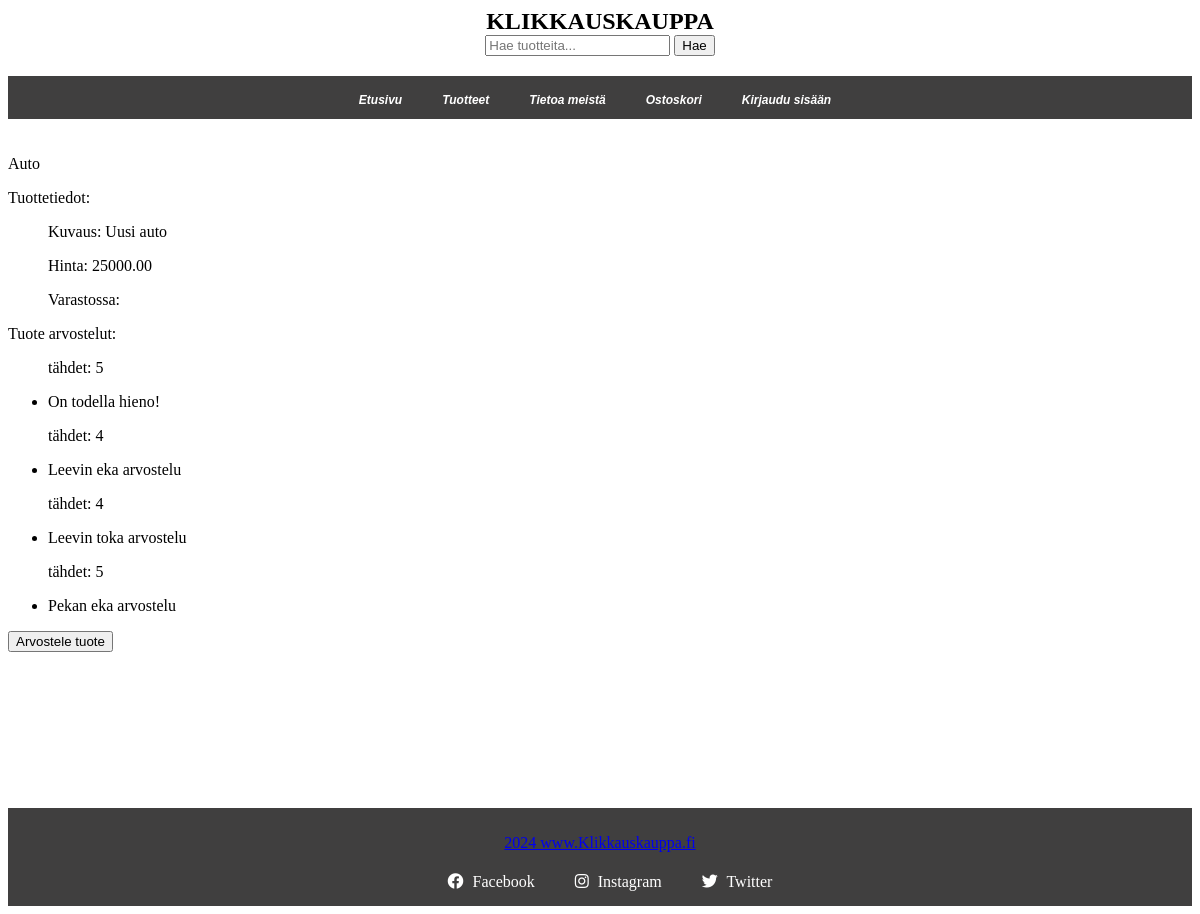
Screenshot of /Klikkauskauppa/product/1/ with the database file from the repository.
### verkkokauppa/models.py (models this page shows, shortened)
class Product(models.Model):
    name = models.CharField(max_length=100, help_text="Lisää tuotteen nimi")
    price = models.DecimalField(max_digits=8, decimal_places=2, help_text="Lisää tuotteen hinta")
    date_added = models.DateTimeField(auto_now_add=True)

class Productdetail(models.Model):
    product = models.ForeignKey(Product, on_delete=models.CASCADE)
    detail = models.CharField(max_length=400, help_text="Lisää tuotteen tarkempi kuvaus")
    photo = models.ImageField(upload_to="images/", blank=True, null=True, help_text="Lisää tuotekuva")

class Review(models.Model):
    product = models.ForeignKey(Product, on_delete=models.CASCADE)
    review = models.TextField(max_length=300)
    stars = models.PositiveSmallIntegerField(validators=[MinValueValidator(0), MaxValueValidator(5)], help_text="Anna tähtiä (0-5)")
    date_added = models.DateTimeField(auto_now=True)

### verkkokauppa/views.py (the view)
# urls.py: path("product/<int:product_id>/", views.product_detail, name="product_detail"),
def product_detail(request, product_id):
    product = get_object_or_404(Product, id=product_id)
    productdetails = Productdetail.objects.filter(product=product)
    context = {"product": product, "productdetails": productdetails}
    return render(request, "verkkokauppa/product.html", context)

### verkkokauppa/templates/verkkokauppa/product.html (shortened to what this page needs)
{% extends "verkkokauppa/base.html" %}
{% block content %}
<p> {{ product.name }}</p>
<p>Tuottetiedot:</p>
    <ul>
        {% for detail in productdetails %}
            <p>Kuvaus: {{ detail.detail }}</p>
        {% empty %}
            <p>Ei tuote tietoja.</p>
        {% endfor %}
    </ul>
    <ul>
        <p>Hinta: {{ product.price }}</p>
        <p>Varastossa: {{ product.stock }}</p>
    </ul>
<p>Tuote arvostelut:</p>
    <ul>
        {% for review in product.review_set.all %}
            <p>tähdet: {{ review.stars }} </p>
            <li> {{ review.review }}</li>
        {% empty %}
            <li>Arvosteluja ei ole lisätty.</li>
        {% endfor %}
    </ul>
    <a href="{% url 'verkkokauppa:add_review' product.id %}">
    <button type="button"> Arvostele tuote</button>
{% endblock content %}

### rows the page displays
Product: name "Auto", price "25000.00"
Productdetail: detail "Uusi auto"
Review: stars "5", review "On todella hieno!"
Review: stars "4", review "Leevin eka arvostelu"
Review: stars "4", review "Leevin toka arvostelu"
Review: stars "5", review "Pekan eka arvostelu"
